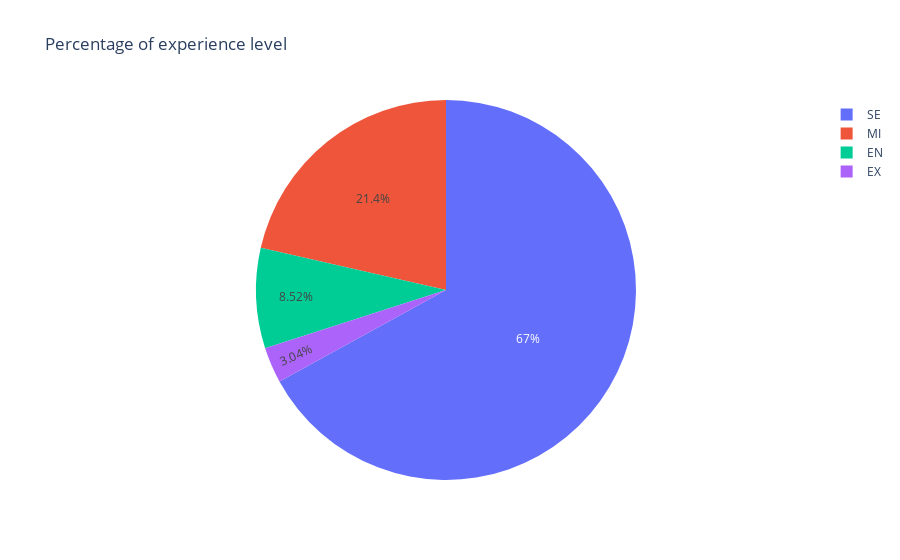

Notebook code cell kept with this figure:
### Code cell
fig=px.pie(df, values=df['experience_level'].value_counts().values,
           names=df['experience_level'].value_counts().index, title='Percentage of experience level')
fig.show()

### Figure 1 — Plotly figure (JSON) as saved in the notebook; plotly's stock layout.template omitted (floating-point values rounded to 4 significant figures)
{"data": [{"domain": {"x": [0, 1], "y": [0, 1]}, "hovertemplate": "label=%{label}<br>value=%{value}<extra></extra>", "labels": ["SE", "MI", "EN", "EX"], "legendgroup": "", "name": "", "showlegend": true, "type": "pie", "values": [2516, 805, 320, 114]}], "layout": {"legend": {"tracegroupgap": 0}, "title": {"text": "Percentage of experience level"}}}
